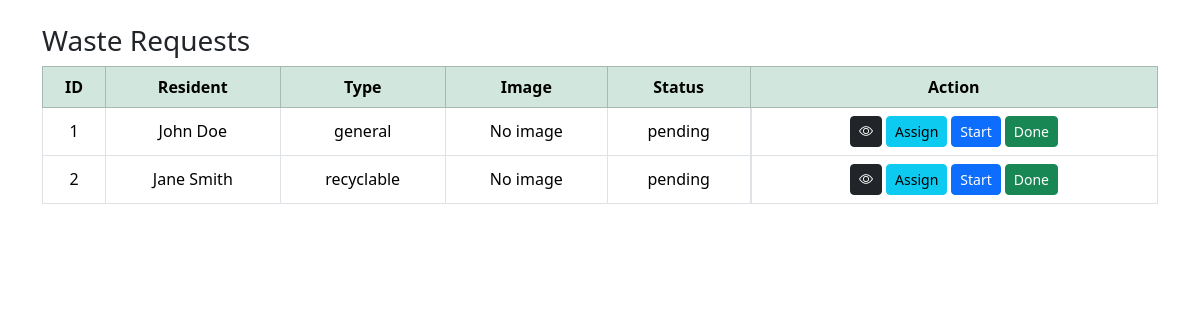
The app's page /waste_requests.php with its own data.
### tables this page shows
CREATE TABLE waste_requests (
    request_id INT PRIMARY KEY AUTO_INCREMENT,
    resident_id INT NOT NULL,
    waste_type ENUM('general', 'recyclable', 'organic', 'hazardous', 'electronic', 'construction', 'medical') NOT NULL,
    description TEXT,
    image VARCHAR(255) DEFAULT NULL,
    location TEXT NOT NULL,
    latitude DECIMAL(10, 8) DEFAULT NULL,
    longitude DECIMAL(11, 8) DEFAULT NULL,
    estimated_quantity DECIMAL(10, 2) DEFAULT NULL COMMENT 'Estimated quantity in kg',
    urgency ENUM('low', 'medium', 'high', 'emergency') DEFAULT 'medium',
    request_date TIMESTAMP DEFAULT CURRENT_TIMESTAMP,
    preferred_date DATE DEFAULT NULL,
    preferred_time TIME DEFAULT NULL,
    status ENUM('pending', 'approved', 'assigned', 'in_progress', 'completed', 'cancelled', 'rejected') DEFAULT 'pending',
    admin_notes TEXT DEFAULT NULL,
    completed_at DATETIME DEFAULT NULL,
    created_at TIMESTAMP DEFAULT CURRENT_TIMESTAMP,
    updated_at TIMESTAMP DEFAULT CURRENT_TIMESTAMP ON UPDATE CURRENT_TIMESTAMP,
    FOREIGN KEY (resident_id) REFERENCES residents(resident_id) ON DELETE CASCADE,
    INDEX idx_resident_id (resident_id),
    INDEX idx_status (status),
    INDEX idx_waste_type (waste_type),
    INDEX idx_request_date (request_date),
    INDEX idx_urgency (urgency)
);

CREATE TABLE users (
    user_id INT PRIMARY KEY AUTO_INCREMENT,
    fullname VARCHAR(100) NOT NULL,
    email VARCHAR(100) UNIQUE NOT NULL,
    phone VARCHAR(20) NOT NULL,
    password VARCHAR(255) NOT NULL,
    role ENUM('admin', 'resident', 'collector', 'recycling_staff') NOT NULL DEFAULT 'resident',
    profile_image VARCHAR(255) DEFAULT NULL,
    is_active BOOLEAN DEFAULT TRUE,
    last_login DATETIME DEFAULT NULL,
    created_at TIMESTAMP DEFAULT CURRENT_TIMESTAMP,
    updated_at TIMESTAMP DEFAULT CURRENT_TIMESTAMP ON UPDATE CURRENT_TIMESTAMP,
    INDEX idx_email (email),
    INDEX idx_role (role),
    INDEX idx_is_active (is_active)
);

### waste_requests.php (the view, shortened to what this page needs)
<?php
include "Connection.php";
$result = $conn->query("
    SELECT
        wr.*,
        u.fullname
    FROM waste_requests wr
    LEFT JOIN residents r ON wr.resident_id = r.resident_id
    LEFT JOIN users u ON r.user_id = u.user_id
    ORDER BY wr.request_date DESC
");
?>
<!DOCTYPE html>
<html lang="en">
<head>
<link href="https://cdn.jsdelivr.net/npm/bootstrap@5.3.3/dist/css/bootstrap.min.css" rel="stylesheet">
<link href="https://cdn.jsdelivr.net/npm/bootstrap-icons/font/bootstrap-icons.css" rel="stylesheet">
</head>
<body>
<div class="container mt-4">
<h3>Waste Requests</h3>
<table class="table table-bordered text-center align-middle">
<thead class="table-success">
<tr>
    <th>ID</th>
    <th>Resident</th>
    <th>Type</th>
    <th>Image</th>
    <th>Status</th>
    <th>Action</th>
</tr>
</thead>
<tbody>
<?php while ($row = $result->fetch_assoc()) { ?>
<tr>
    <td><?= $row['request_id'] ?></td>
    <td><?= $row['fullname'] ?? 'Unknown' ?></td>
    <td><?= $row['waste_type'] ?></td>
    <td>
        <?php if (!empty($row['image'])) { ?>
            <img src="uploads/<?= $row['image'] ?>"
                 width="60"
                 height="60"
                 style="object-fit:cover;border-radius:6px;">
        <?php } else { ?>
            No image
        <?php } ?>
    </td>
    <td><?= $row['status'] ?></td>
    <td class="d-flex gap-1 justify-content-center">
        <button
            class="btn btn-dark btn-sm"
            data-bs-toggle="modal"
            data-bs-target="#viewModal"
            onclick="viewData(
                '<?= $row['fullname'] ?>',
                '<?= $row['waste_type'] ?>',
                '<?= $row['description'] ?>',
                '<?= $row['location'] ?>',
                '<?= $row['image'] ?>',
                '<?= $row['status'] ?>'
            )">
            <i class="bi bi-eye"></i>
        </button>
        <form method="POST">
            <button class="btn btn-info btn-sm">Assign</button>
        </form>
        <form method="POST">
            <button class="btn btn-primary btn-sm">Start</button>
        </form>
        <form method="POST">
            <button class="btn btn-success btn-sm">Done</button>
        </form>
    </td>
</tr>
<?php } ?>
</tbody>
</table>
</div>
</body>
</html>

### records on screen
waste_requests: request_id "1", users.fullname "John Doe", waste_type "general", shows "No image", status "pending"
waste_requests: request_id "2", users.fullname "Jane Smith", waste_type "recyclable", shows "No image", status "pending"
